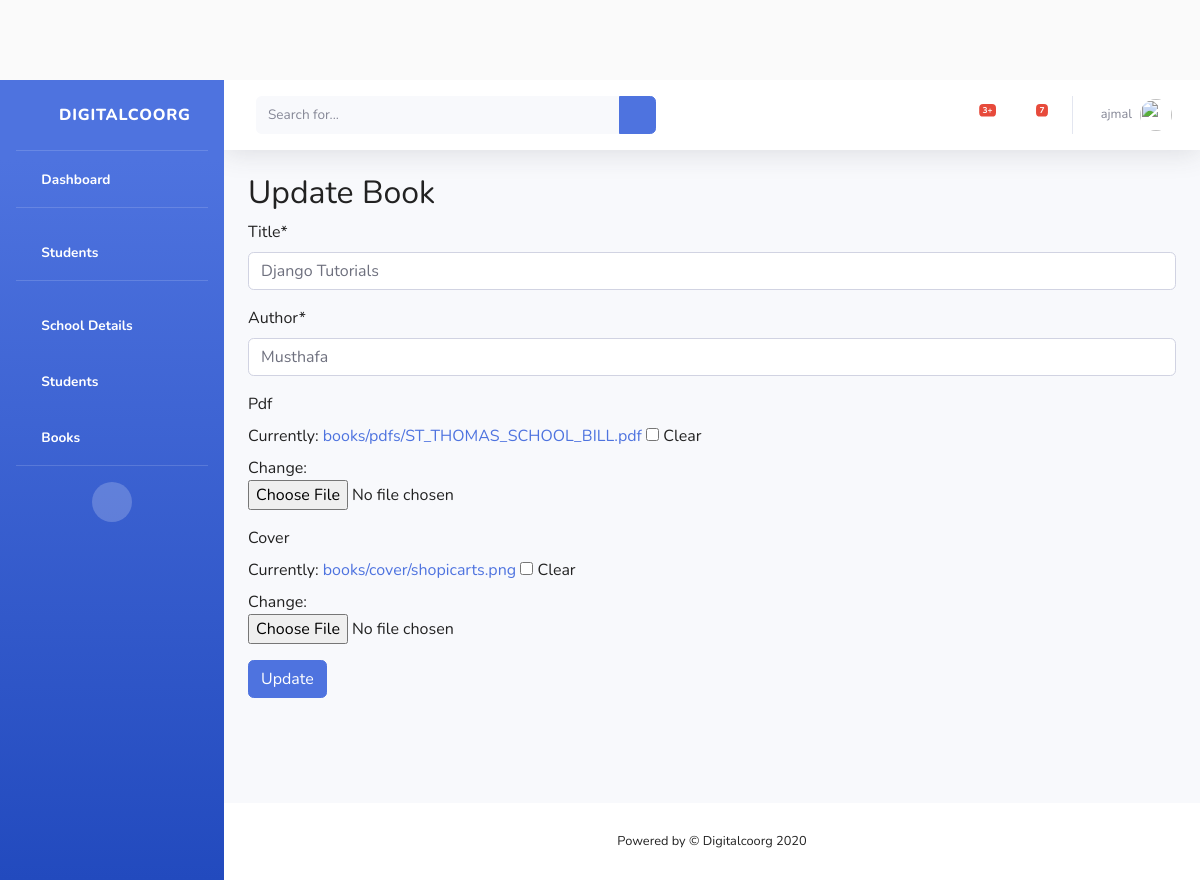
The app's page /students/books/1/update/ (signed in), older data.
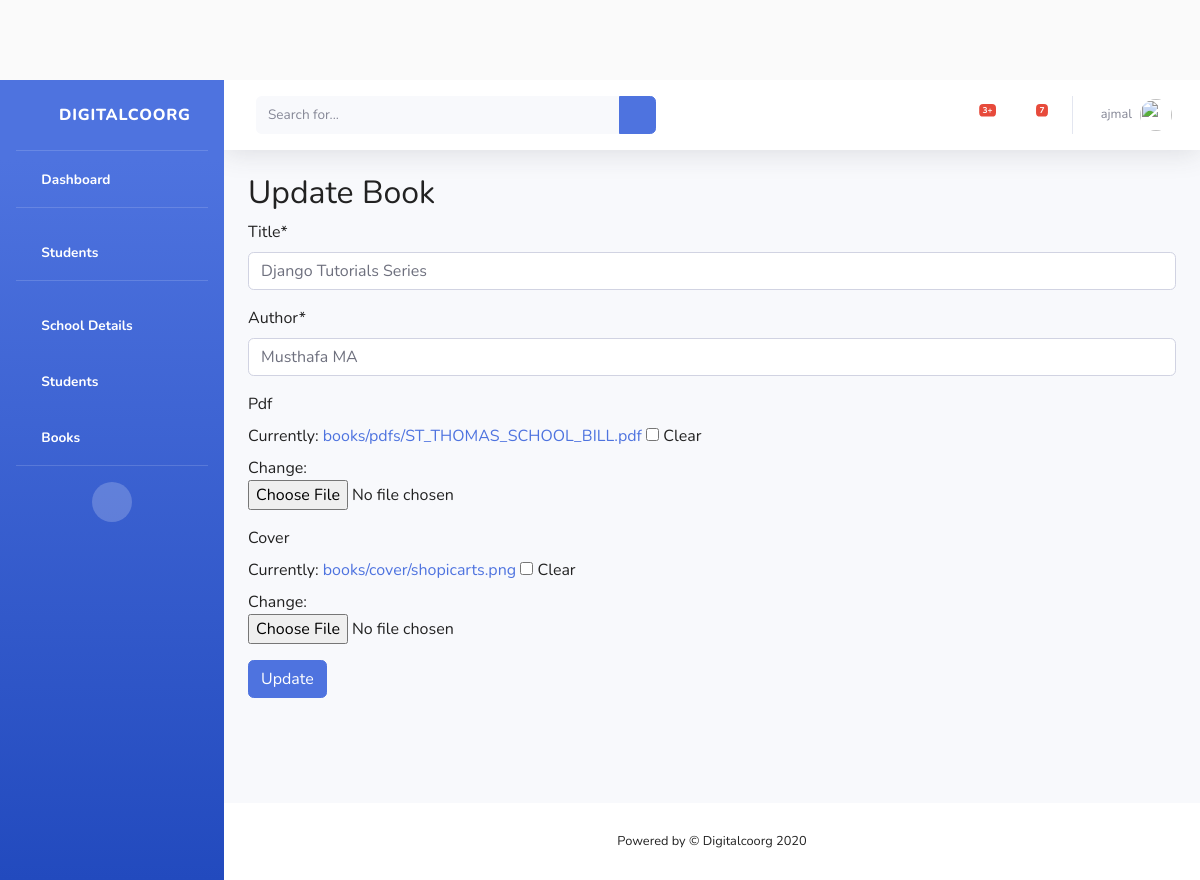
The same page, newer data.
### students/models.py (models this page shows, shortened)
class Book(models.Model):
    title = models.CharField(max_length=150)
    author = models.CharField(max_length=150)
    pdf = models.FileField(upload_to='books/pdfs/', null=True, blank=True)
    cover = models.ImageField(upload_to = 'books/cover/', null=True, blank=True)

### students/views.py (the view)
# urls.py: path('books/<int:id>/update/', views.book_update, name='book-update'),
def book_update(request, id):
    book = get_object_or_404(Book, id=id)
    form = BookForm(request.POST or None,request.FILES or None, instance=book)
    if form.is_valid():
        form.save()
        return redirect('/students/books')
    context = {"form": form}
    return render(request, 'students/book_update.html', context)

### students/forms.py
class BookForm(forms.ModelForm):
    class Meta:
        model = Book
        fields = ['title','author','pdf','cover']

### students/templates/students/book_update.html (shortened to what this page needs)
{% extends 'students/base.html' %}
{% load crispy_forms_tags %}
{% block content %}
    <h2>Update Book</h2>
    <form method="POST" enctype="multipart/form-data">
        {{ form | crispy}}
    <button type="submit" class="btn btn-primary">Update</button>
    </form>
{% endblock %}

Row changes from the older to the newer data that the page shows:
changed Book: title "Django Tutorials" → "Django Tutorials Series"; author "Musthafa" → "Musthafa MA"
